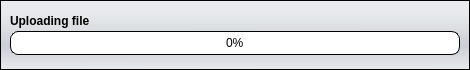
<?xml version="1.0" encoding="UTF-8"?>
<ui version="4.0">
 <class>UploadProgress</class>
 <widget class="QWidget" name="UploadProgress">
  <property name="geometry">
   <rect>
    <x>0</x>
    <y>0</y>
    <width>470</width>
    <height>70</height>
   </rect>
  </property>
  <property name="minimumSize">
   <size>
    <width>0</width>
    <height>70</height>
   </size>
  </property>
  <property name="maximumSize">
   <size>
    <width>16777215</width>
    <height>70</height>
   </size>
  </property>
  <property name="windowTitle">
   <string>UploadProgressBarWidget</string>
  </property>
  <property name="styleSheet">
   <string notr="true">QWidget#UploadProgress{
	background-color: none;
}

QFrame#MainFrame {
	background-color: qlineargradient(spread:pad, x1:0.006, y1:0, x2:0, y2:1, stop:0.142045 rgba(222, 227, 236, 100), stop:0.295455 rgba(209, 215, 221, 110), stop:0.65 rgba(179, 183, 196, 150), stop:1 rgba(222, 227, 236, 100));
	padding-bottom: 5px;

}

QLabel {
	font-size: 12px;
	font: bold;
}

QProgressBar {
	color: rgb(0, 0, 0);
    border: 1px solid black;
	border-radius: 8px;
	text-align: center;
}

 QProgressBar::chunk {
/*
	background-color: qlineargradient(spread:pad, x1:0.489, y1:0, x2:0.5, y2:1, stop:0 rgba(0, 169, 255, 200), stop:1 rgba(0, 0, 0, 255));
*/
	background-color: qlineargradient(spread:pad, x1:0.528, y1:0, x2:0.528818, y2:0.978, stop:0.295455 rgba(231, 231, 231, 255), stop:1 rgba(203, 203, 203, 255));
	border-bottom-left-radius: 7px;
	border-top-left-radius: 7px;
 }</string>
  </property>
  <layout class="QVBoxLayout" name="verticalLayout">
   <property name="spacing">
    <number>0</number>
   </property>
   <property name="margin">
    <number>0</number>
   </property>
   <item>
    <widget class="QFrame" name="MainFrame">
     <property name="frameShape">
      <enum>QFrame::StyledPanel</enum>
     </property>
     <property name="frameShadow">
      <enum>QFrame::Raised</enum>
     </property>
     <layout class="QVBoxLayout" name="verticalLayout_2" stretch="0">
      <item>
       <layout class="QVBoxLayout" name="verticalLayout_3">
        <property name="spacing">
         <number>0</number>
        </property>
        <item>
         <layout class="QHBoxLayout" name="horizontalLayout">
          <item>
           <widget class="QLabel" name="labelUploadingFile">
            <property name="sizePolicy">
             <sizepolicy hsizetype="Fixed" vsizetype="Preferred">
              <horstretch>0</horstretch>
              <verstretch>0</verstretch>
             </sizepolicy>
            </property>
            <property name="text">
             <string>Uploading file </string>
            </property>
           </widget>
          </item>
          <item>
           <widget class="QLabel" name="labelFileNumber">
            <property name="text">
             <string/>
            </property>
           </widget>
          </item>
         </layout>
        </item>
        <item>
         <widget class="QProgressBar" name="progressBar">
          <property name="value">
           <number>0</number>
          </property>
          <property name="textVisible">
           <bool>true</bool>
          </property>
         </widget>
        </item>
       </layout>
      </item>
     </layout>
    </widget>
   </item>
  </layout>
 </widget>
 <resources/>
 <connections/>
</ui>
